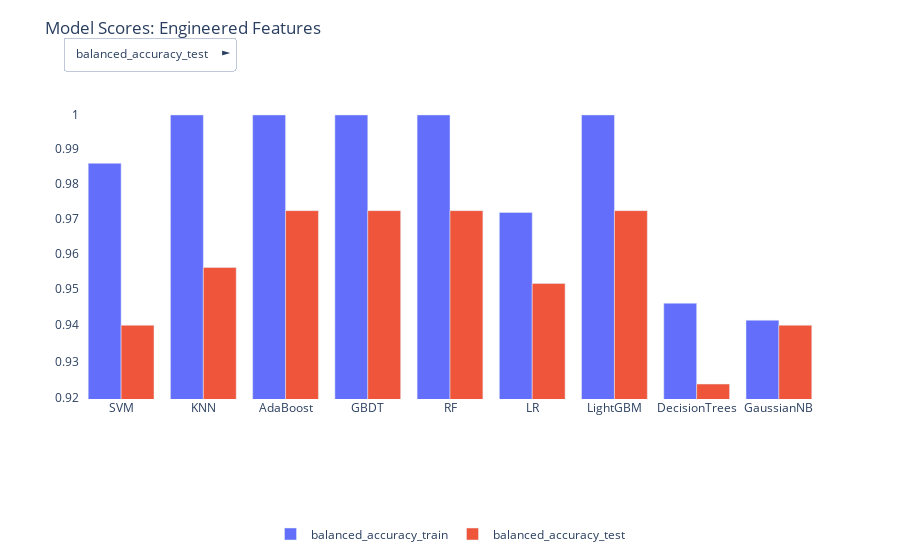

Here is the notebook cell this chart was saved with:
### Code cell
############################################################################################
df  = pd.read_csv('../tuned_models_raw4_3//model_scores.csv')
#df = df.drop('Unnamed: 0', axis =1)
df = df.set_index('model')
df1 = df[['f1_train','roc_auc_train','balanced_accuracy_train','precision_train','accuracy_train']]
df2 = df[['f1_test','roc_auc_test','balanced_accuracy_test','precision_test','accuracy_test']]

#########################################################
import plotly.graph_objects as go


def multi_plot(df1,df2, title, addAll = True):
    
    fig = go.Figure()
    

    for column1 in df1.columns.to_list():
        f1= fig.add_trace(
            go.Bar(
                x = df1.index,
                y = df1[column1],
                name = column1,
            )
        )

    for column2 in df2.columns.to_list():
        fig.add_trace(
            go.Bar(
                x = df2.index,
                y = df2[column2],
                name = column2
            )
        )


    button_all = [dict(label = 'Train',
                      method = 'update',
                      args = [{'visible': df1.columns.isin(df1.columns),
                               'title': 'All',
                               'showlegend':True}]),
                  dict(label = 'Select',
                      method = 'update',
                      args = [{'visible': df2.columns.isin(df2.columns),
                               'title': 'All',
                               'showlegend':True}]),
                  
                  ]
                 
                

    def create_layout_button(column1):
        return dict(label = column1,
                    method = 'update',
                    args = [{'visible': df1.columns.isin([column1]),
                             'title': column1,
                             'showlegend': True}])
    
    def create_layout_button2(column2):
        return dict(label = column2,
                    method = 'update',
                    args = [{'visible': df2.columns.isin([column2]),
                             'title': column2,
                             'showlegend': True}]
                   )
    # Update remaining layout properties

    fig.update_layout(
        updatemenus=[
          
            
            go.layout.Updatemenu(
            active = 1,
            visible=True,
            buttons = ([button_all[1]] * addAll) + list(df2.columns.map(lambda column: create_layout_button2(column))),
               
            direction="right",
            pad={"r": 5, "t": 5,"l":5},
            showactive=True,
            x=-0.03,
            xanchor="left",
            y=1.1,
            yanchor="bottom"),
            
            
            
        ],
         yaxis_type="log"       
    )
    # Update remaining layout properties
    fig.update_layout(
        title_text=title,
        title_y=0.96,
        
        height=400,
        #width = 1000,
        showlegend=True,
        legend=dict(yanchor="bottom",
                                  y=-0.5,
                                  xanchor="center",
                                  x=0.5,
                                  orientation='h'),
        paper_bgcolor = "rgba(0,0,0,0)",
        plot_bgcolor = "rgba(0,0,0,0)",
        margin_autoexpand=True,
        autosize=True,
        
    )
    
    fig.show(scale=200, config= dict(displayModeBar = False))
       
    ############################################################
    
    # Writing and exporting interactive figure as html file 
    
    f1.write_html('../tuned_models_raw4_3/Model_Scores.html',config= dict(displayModeBar = False))
        
########################################################################################

multi_plot(df1,df2, title="Model Scores: Engineered Features")  

#https://towardsdatascience.com/how-to-create-an-interactive-dropdown-in-jupyter-322277f58a68

### Figure 1 — Plotly figure (JSON) as saved in the notebook; plotly's stock layout.template omitted (floating-point values rounded to 4 significant figures)
{"data": [{"name": "f1_train", "showlegend": true, "title": {"text": "balanced_accuracy_test"}, "type": "bar", "visible": false, "x": ["SVM", "KNN", "AdaBoost", "GBDT", "RF", "LR", "LightGBM", "DecisionTrees", "GaussianNB"], "y": [0.9832, 1, 1, 1, 1, 0.967, 1, 0.9419, 0.9364]}, {"name": "roc_auc_train", "showlegend": true, "title": {"text": "balanced_accuracy_test"}, "type": "bar", "visible": false, "x": ["SVM", "KNN", "AdaBoost", "GBDT", "RF", "LR", "LightGBM", "DecisionTrees", "GaussianNB"], "y": [0.9858, 1, 1, 1, 1, 0.9717, 1, 0.9461, 0.9414]}, {"name": "balanced_accuracy_train", "showlegend": true, "title": {"text": "balanced_accuracy_test"}, "type": "bar", "visible": true, "x": ["SVM", "KNN", "AdaBoost", "GBDT", "RF", "LR", "LightGBM", "DecisionTrees", "GaussianNB"], "y": [0.9858, 1, 1, 1, 1, 0.9717, 1, 0.9461, 0.9414]}, {"name": "precision_train", "showlegend": true, "title": {"text": "balanced_accuracy_test"}, "type": "bar", "visible": false, "x": ["SVM", "KNN", "AdaBoost", "GBDT", "RF", "LR", "LightGBM", "DecisionTrees", "GaussianNB"], "y": [0.967, 1, 1, 1, 1, 0.9362, 1, 0.9643, 0.9529]}, {"name": "accuracy_train", "showlegend": true, "title": {"text": "balanced_accuracy_test"}, "type": "bar", "visible": false, "x": ["SVM", "KNN", "AdaBoost", "GBDT", "RF", "LR", "LightGBM", "DecisionTrees", "GaussianNB"], "y": [0.9845, 1, 1, 1, 1, 0.9691, 1, 0.9485, 0.9433]}, {"name": "f1_test", "showlegend": true, "title": {"text": "balanced_accuracy_test"}, "type": "bar", "visible": false, "x": ["SVM", "KNN", "AdaBoost", "GBDT", "RF", "LR", "LightGBM", "DecisionTrees", "GaussianNB"], "y": [0.9189, 0.9444, 0.9714, 0.9714, 0.9714, 0.9231, 0.9714, 0.8947, 0.9189]}, {"name": "roc_auc_test", "showlegend": true, "title": {"text": "balanced_accuracy_test"}, "type": "bar", "visible": false, "x": ["SVM", "KNN", "AdaBoost", "GBDT", "RF", "LR", "LightGBM", "DecisionTrees", "GaussianNB"], "y": [0.94, 0.9561, 0.9722, 0.9722, 0.9722, 0.9516, 0.9722, 0.9238, 0.94]}, {"name": "balanced_accuracy_test", "showlegend": true, "title": {"text": "balanced_accuracy_test"}, "type": "bar", "visible": true, "x": ["SVM", "KNN", "AdaBoost", "GBDT", "RF", "LR", "LightGBM", "DecisionTrees", "GaussianNB"], "y": [0.94, 0.9561, 0.9722, 0.9722, 0.9722, 0.9516, 0.9722, 0.9238, 0.94]}, {"name": "precision_test", "showlegend": true, "title": {"text": "balanced_accuracy_test"}, "type": "bar", "visible": false, "x": ["SVM", "KNN", "AdaBoost", "GBDT", "RF", "LR", "LightGBM", "DecisionTrees", "GaussianNB"], "y": [0.8947, 0.9444, 1, 1, 1, 0.8571, 1, 0.85, 0.8947]}, {"name": "accuracy_test", "showlegend": true, "title": {"text": "balanced_accuracy_test"}, "type": "bar", "visible": false, "x": ["SVM", "KNN", "AdaBoost", "GBDT", "RF", "LR", "LightGBM", "DecisionTrees", "GaussianNB"], "y": [0.9388, 0.9592, 0.9796, 0.9796, 0.9796, 0.9388, 0.9796, 0.9184, 0.9388]}], "layout": {"autosize": true, "legend": {"orientation": "h", "x": 0.5, "xanchor": "center", "y": -0.5, "yanchor": "bottom"}, "margin": {"autoexpand": true}, "paper_bgcolor": "rgba(0, 0, 0, 0)", "plot_bgcolor": "rgba(0, 0, 0, 0)", "showlegend": true, "title": {"text": "Model Scores: Engineered Features", "y": 0.96}, "updatemenus": [{"active": 3, "buttons": [{"args": [{"showlegend": true, "title": "All", "visible": [true, true, true, true, true]}], "label": "Select", "method": "update"}, {"args": [{"showlegend": true, "title": "f1_test", "visible": [true, false, false, false, false]}], "label": "f1_test", "method": "update"}, {"args": [{"showlegend": true, "title": "roc_auc_test", "visible": [false, true, false, false, false]}], "label": "roc_auc_test", "method": "update"}, {"args": [{"showlegend": true, "title": "balanced_accuracy_test", "visible": [false, false, true, false, false]}], "label": "balanced_accuracy_test", "method": "update"}, {"args": [{"showlegend": true, "title": "precision_test", "visible": [false, false, false, true, false]}], "label": "precision_test", "method": "update"}, {"args": [{"showlegend": true, "title": "accuracy_test", "visible": [false, false, false, false, true]}], "label": "accuracy_test", "method": "update"}], "direction": "right", "pad": {"l": 5, "r": 5, "t": 5}, "showactive": true, "visible": true, "x": -0.03, "xanchor": "left", "y": 1.1, "yanchor": "bottom"}], "xaxis": {"autorange": true, "range": [-0.5, 8.5], "type": "category"}, "yaxis": {"autorange": true, "range": [-0.03632, 0.001911], "type": "log"}}}
